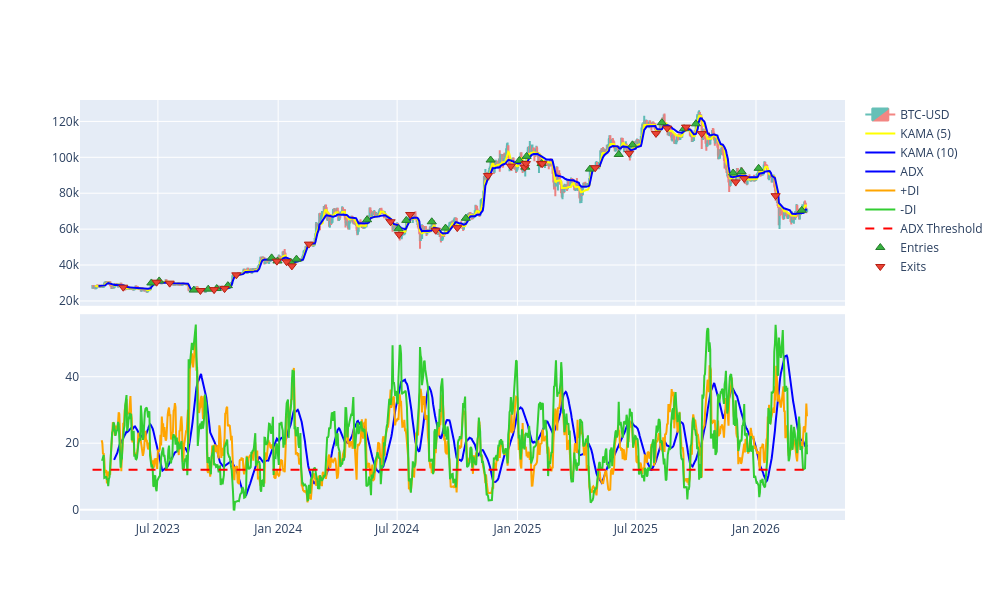

Notebook source saved alongside this figure:
### Code cell
fig = plot_strategy('BTC-USD')
fig.update_layout(width=1000,height=600)
fig.show()

### Figure 1 — Plotly figure (JSON) as saved in the notebook; plotly's stock layout.template omitted (floating-point values rounded to 4 significant figures; data arrays with more than 128 entries replaced by an {"elided": "..."} marker saying what was removed)
{"data": [{"close": {"elided": "1094 float values"}, "decreasing": {"fillcolor": "#ee534f", "line": {"color": "#ee534f"}}, "high": {"elided": "1094 float values"}, "increasing": {"fillcolor": "#26a69a", "line": {"color": "#26a69a"}}, "low": {"elided": "1094 float values"}, "name": "BTC-USD", "opacity": 0.7, "open": {"elided": "1094 float values"}, "type": "candlestick", "x": {"elided": "1094 str values"}, "xaxis": "x", "yaxis": "y"}, {"line": {"color": "yellow"}, "name": "KAMA (5)", "type": "scatter", "x": {"elided": "1090 str values"}, "xaxis": "x", "y": {"elided": "1090 float values"}, "yaxis": "y"}, {"line": {"color": "blue"}, "name": "KAMA (10)", "type": "scatter", "x": {"elided": "1085 str values"}, "xaxis": "x", "y": {"elided": "1085 float values"}, "yaxis": "y"}, {"line": {"color": "blue"}, "name": "ADX", "type": "scatter", "x": {"elided": "1061 str values"}, "xaxis": "x2", "y": {"elided": "1061 float values"}, "yaxis": "y2"}, {"line": {"color": "orange"}, "name": "+DI", "type": "scatter", "x": {"elided": "1080 str values"}, "xaxis": "x2", "y": {"elided": "1080 float values"}, "yaxis": "y2"}, {"line": {"color": "limegreen"}, "name": "-DI", "type": "scatter", "x": {"elided": "1080 str values"}, "xaxis": "x2", "y": {"elided": "1080 float values"}, "yaxis": "y2"}, {"line": {"color": "red", "dash": "dash"}, "mode": "lines", "name": "ADX Threshold", "type": "scatter", "x": {"elided": "1094 str values"}, "xaxis": "x2", "y": {"elided": "1094 int values"}, "yaxis": "y2"}, {"marker": {"color": "#37B13F", "line": {"color": "rgb(38,123,44)", "width": 1}, "size": 8, "symbol": "triangle-up"}, "mode": "markers", "name": "Entries", "showlegend": true, "type": "scatter", "x": ["2023-06-21T00:00:00+00:00", "2023-07-03T00:00:00+00:00", "2023-08-25T00:00:00+00:00", "2023-09-16T00:00:00+00:00", "2023-09-29T00:00:00+00:00", "2023-10-16T00:00:00+00:00", "2023-12-22T00:00:00+00:00", "2023-12-31T00:00:00+00:00", "2024-01-20T00:00:00+00:00", "2024-01-29T00:00:00+00:00", "2024-05-16T00:00:00+00:00", "2024-07-03T00:00:00+00:00", "2024-07-15T00:00:00+00:00", "2024-08-23T00:00:00+00:00", "2024-09-13T00:00:00+00:00", "2024-10-14T00:00:00+00:00", "2024-11-21T00:00:00+00:00", "2025-01-04T00:00:00+00:00", "2025-01-13T00:00:00+00:00", "2025-01-15T00:00:00+00:00", "2025-02-07T00:00:00+00:00", "2025-04-22T00:00:00+00:00", "2025-06-05T00:00:00+00:00", "2025-06-26T00:00:00+00:00", "2025-08-10T00:00:00+00:00", "2025-09-13T00:00:00+00:00", "2025-10-01T00:00:00+00:00", "2025-11-27T00:00:00+00:00", "2025-12-10T00:00:00+00:00", "2026-01-05T00:00:00+00:00", "2026-03-12T00:00:00+00:00"], "y": [30030.0, 31160.0, 26050.0, 26570.0, 26910.0, 28520.0, 44000.0, 42270.0, 41670.0, 43290.0, 65230.0, 60170.0, 64870.0, 64090.0, 60570.0, 66050.0, 98500.0, 98240.0, 94520.0, 100500.0, 96530.0, 93440.0, 101600.0, 107000.0, 119300.0, 116000.0, 118600.0, 91290.0, 92020.0, 93880.0, 70490.0]}, {"marker": {"color": "#EA4335", "line": {"color": "rgb(181,31,18)", "width": 1}, "size": 8, "symbol": "triangle-down"}, "mode": "markers", "name": "Exits", "showlegend": true, "type": "scatter", "x": ["2023-05-09T00:00:00+00:00", "2023-06-29T00:00:00+00:00", "2023-07-19T00:00:00+00:00", "2023-09-04T00:00:00+00:00", "2023-09-25T00:00:00+00:00", "2023-10-11T00:00:00+00:00", "2023-10-29T00:00:00+00:00", "2023-12-30T00:00:00+00:00", "2024-01-14T00:00:00+00:00", "2024-01-22T00:00:00+00:00", "2024-02-17T00:00:00+00:00", "2024-06-21T00:00:00+00:00", "2024-07-04T00:00:00+00:00", "2024-07-21T00:00:00+00:00", "2024-08-29T00:00:00+00:00", "2024-10-01T00:00:00+00:00", "2024-11-17T00:00:00+00:00", "2024-12-22T00:00:00+00:00", "2025-01-12T00:00:00+00:00", "2025-01-14T00:00:00+00:00", "2025-02-06T00:00:00+00:00", "2025-02-08T00:00:00+00:00", "2025-04-30T00:00:00+00:00", "2025-06-21T00:00:00+00:00", "2025-08-01T00:00:00+00:00", "2025-08-18T00:00:00+00:00", "2025-09-16T00:00:00+00:00", "2025-10-10T00:00:00+00:00", "2025-12-01T00:00:00+00:00", "2025-12-14T00:00:00+00:00", "2026-01-31T00:00:00+00:00"], "y": [27660.0, 30450.0, 29910.0, 25810.0, 26300.0, 26870.0, 34540.0, 42160.0, 41800.0, 39510.0, 51660.0, 64100.0, 56980.0, 68150.0, 59390.0, 60840.0, 89850.0, 95100.0, 94490.0, 96530.0, 96590.0, 96480.0, 94210.0, 102300.0, 113300.0, 116300.0, 116800.0, 113200.0, 86320.0, 88180.0, 78620.0]}], "layout": {"height": 600, "width": 1000, "xaxis": {"anchor": "y", "domain": [0, 1], "matches": "x2", "rangeslider": {"visible": false}, "showticklabels": false}, "xaxis2": {"anchor": "y2", "domain": [0, 1]}, "yaxis": {"anchor": "x", "domain": [0.51, 1]}, "yaxis2": {"anchor": "x2", "domain": [0, 0.49]}}}
